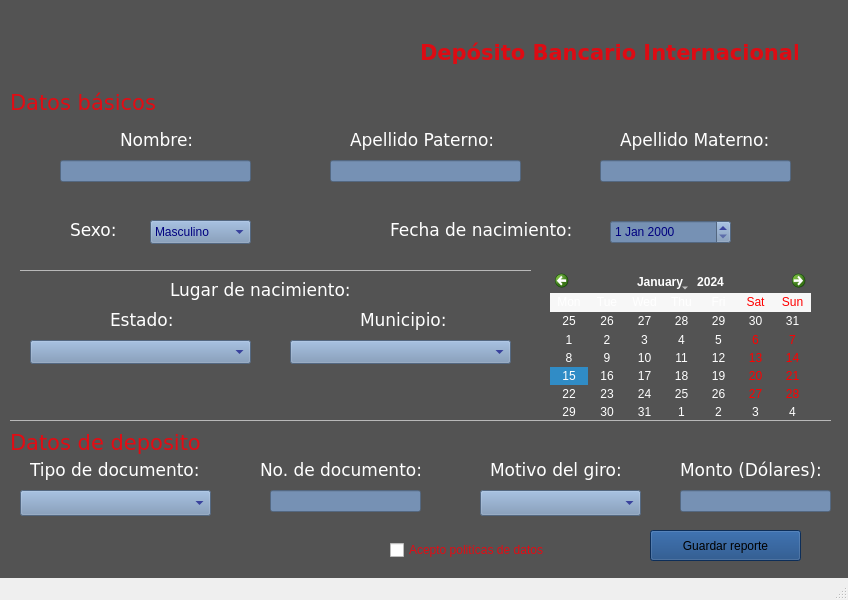
<?xml version="1.0" encoding="UTF-8"?>
<ui version="4.0">
 <class>MainWindow</class>
 <widget class="QMainWindow" name="MainWindow">
  <property name="geometry">
   <rect>
    <x>0</x>
    <y>0</y>
    <width>848</width>
    <height>600</height>
   </rect>
  </property>
  <property name="windowTitle">
   <string>MainWindow</string>
  </property>
  <property name="styleSheet">
   <string notr="true">QWidget#centralwidget{
background-color: rgb(255, 255, 255);
	background-color: rgb(83, 83, 83);
}</string>
  </property>
  <widget class="QWidget" name="centralwidget">
   <widget class="QLabel" name="label">
    <property name="geometry">
     <rect>
      <x>10</x>
      <y>10</y>
      <width>391</width>
      <height>61</height>
     </rect>
    </property>
    <property name="text">
     <string/>
    </property>
    <property name="pixmap">
     <pixmap>../../../Downloads/Citibanamex_logo.svg.png</pixmap>
    </property>
    <property name="scaledContents">
     <bool>true</bool>
    </property>
   </widget>
   <widget class="QLabel" name="label_6">
    <property name="geometry">
     <rect>
      <x>420</x>
      <y>40</y>
      <width>378</width>
      <height>25</height>
     </rect>
    </property>
    <property name="font">
     <font>
      <family>Verdana</family>
      <pointsize>16</pointsize>
      <bold>true</bold>
     </font>
    </property>
    <property name="styleSheet">
     <string notr="true">color: rgb(222, 11, 19);</string>
    </property>
    <property name="text">
     <string>Depósito Bancario Internacional</string>
    </property>
   </widget>
   <widget class="QLabel" name="label_2">
    <property name="geometry">
     <rect>
      <x>10</x>
      <y>90</y>
      <width>146</width>
      <height>25</height>
     </rect>
    </property>
    <property name="font">
     <font>
      <family>Verdana</family>
      <pointsize>16</pointsize>
      <italic>false</italic>
      <bold>false</bold>
     </font>
    </property>
    <property name="styleSheet">
     <string notr="true">color: rgb(227, 11, 19);
font: 16pt &quot;Verdana&quot;;</string>
    </property>
    <property name="text">
     <string>Datos básicos</string>
    </property>
   </widget>
   <widget class="QLabel" name="label_3">
    <property name="geometry">
     <rect>
      <x>120</x>
      <y>130</y>
      <width>76</width>
      <height>21</height>
     </rect>
    </property>
    <property name="font">
     <font>
      <family>Verdana</family>
      <pointsize>13</pointsize>
      <italic>false</italic>
      <bold>false</bold>
     </font>
    </property>
    <property name="styleSheet">
     <string notr="true">color: rgb(18, 65, 125);
color: rgb(255, 255, 255);
font: 13pt &quot;Verdana&quot;;
</string>
    </property>
    <property name="text">
     <string>Nombre:</string>
    </property>
   </widget>
   <widget class="QLineEdit" name="lineEdit_nombre">
    <property name="geometry">
     <rect>
      <x>60</x>
      <y>160</y>
      <width>191</width>
      <height>22</height>
     </rect>
    </property>
    <property name="font">
     <font>
      <pointsize>11</pointsize>
     </font>
    </property>
    <property name="styleSheet">
     <string notr="true">background-color: rgb(118, 145, 180);
color: rgb(0, 0, 127);</string>
    </property>
   </widget>
   <widget class="QLabel" name="label_4">
    <property name="geometry">
     <rect>
      <x>350</x>
      <y>130</y>
      <width>148</width>
      <height>21</height>
     </rect>
    </property>
    <property name="font">
     <font>
      <family>Verdana</family>
      <pointsize>13</pointsize>
      <italic>false</italic>
      <bold>false</bold>
     </font>
    </property>
    <property name="styleSheet">
     <string notr="true">color: rgb(18, 65, 125);
color: rgb(255, 255, 255);
font: 13pt &quot;Verdana&quot;;</string>
    </property>
    <property name="text">
     <string>Apellido Paterno:</string>
    </property>
   </widget>
   <widget class="QLineEdit" name="lineEdit_ap">
    <property name="geometry">
     <rect>
      <x>330</x>
      <y>160</y>
      <width>191</width>
      <height>22</height>
     </rect>
    </property>
    <property name="font">
     <font>
      <pointsize>11</pointsize>
     </font>
    </property>
    <property name="styleSheet">
     <string notr="true">background-color: rgb(118, 145, 180);
color: rgb(0, 0, 127);</string>
    </property>
   </widget>
   <widget class="QLabel" name="label_5">
    <property name="geometry">
     <rect>
      <x>620</x>
      <y>130</y>
      <width>152</width>
      <height>21</height>
     </rect>
    </property>
    <property name="font">
     <font>
      <family>Verdana</family>
      <pointsize>13</pointsize>
      <italic>false</italic>
      <bold>false</bold>
     </font>
    </property>
    <property name="styleSheet">
     <string notr="true">color: rgb(18, 65, 125);
font: 13pt &quot;Verdana&quot;;
color: rgb(255, 255, 255);</string>
    </property>
    <property name="text">
     <string>Apellido Materno:</string>
    </property>
   </widget>
   <widget class="QLineEdit" name="lineEdit_am">
    <property name="geometry">
     <rect>
      <x>600</x>
      <y>160</y>
      <width>191</width>
      <height>22</height>
     </rect>
    </property>
    <property name="font">
     <font>
      <pointsize>11</pointsize>
     </font>
    </property>
    <property name="styleSheet">
     <string notr="true">background-color: rgb(118, 145, 180);
color: rgb(0, 0, 127);</string>
    </property>
   </widget>
   <widget class="QLabel" name="label_7">
    <property name="geometry">
     <rect>
      <x>70</x>
      <y>220</y>
      <width>50</width>
      <height>21</height>
     </rect>
    </property>
    <property name="font">
     <font>
      <family>Verdana</family>
      <pointsize>13</pointsize>
      <italic>false</italic>
      <bold>false</bold>
     </font>
    </property>
    <property name="styleSheet">
     <string notr="true">color: rgb(18, 65, 125);
font: 13pt &quot;Verdana&quot;;
color: rgb(255, 255, 255);
</string>
    </property>
    <property name="text">
     <string>Sexo:</string>
    </property>
   </widget>
   <widget class="QComboBox" name="comboBox_6">
    <property name="geometry">
     <rect>
      <x>150</x>
      <y>220</y>
      <width>101</width>
      <height>24</height>
     </rect>
    </property>
    <property name="styleSheet">
     <string notr="true">background-color: rgb(118, 145, 180);
font: 11pt &quot;Verdana&quot;;
color: rgb(0, 0, 127);</string>
    </property>
    <item>
     <property name="text">
      <string>Masculino</string>
     </property>
    </item>
    <item>
     <property name="text">
      <string>Femenino</string>
     </property>
    </item>
   </widget>
   <widget class="QLabel" name="label_8">
    <property name="geometry">
     <rect>
      <x>390</x>
      <y>220</y>
      <width>186</width>
      <height>21</height>
     </rect>
    </property>
    <property name="font">
     <font>
      <family>Verdana</family>
      <pointsize>13</pointsize>
      <italic>false</italic>
      <bold>false</bold>
     </font>
    </property>
    <property name="styleSheet">
     <string notr="true">color: rgb(18, 65, 125);
font: 13pt &quot;Verdana&quot;;
color: rgb(255, 255, 255);
</string>
    </property>
    <property name="text">
     <string>Fecha de nacimiento:</string>
    </property>
   </widget>
   <widget class="QDateEdit" name="dateEdit_fn">
    <property name="geometry">
     <rect>
      <x>610</x>
      <y>220</y>
      <width>121</width>
      <height>24</height>
     </rect>
    </property>
    <property name="styleSheet">
     <string notr="true">background-color: rgb(118, 145, 180);

font: 10pt &quot;Verdana&quot;;
color: rgb(0, 0, 127);</string>
    </property>
    <property name="wrapping">
     <bool>false</bool>
    </property>
    <property name="frame">
     <bool>true</bool>
    </property>
    <property name="readOnly">
     <bool>false</bool>
    </property>
    <property name="buttonSymbols">
     <enum>QAbstractSpinBox::ButtonSymbols::UpDownArrows</enum>
    </property>
    <property name="showGroupSeparator" stdset="0">
     <bool>false</bool>
    </property>
    <property name="calendarPopup">
     <bool>false</bool>
    </property>
   </widget>
   <widget class="QCalendarWidget" name="calendarioW">
    <property name="geometry">
     <rect>
      <x>550</x>
      <y>270</y>
      <width>261</width>
      <height>151</height>
     </rect>
    </property>
    <property name="styleSheet">
     <string notr="true">background-color: rgb(255, 255, 255);
font: 10pt &quot;Verdana&quot;;
color: rgb(0, 0, 127);
background-color: rgb(83, 83, 83);
color: rgb(255, 255, 255);</string>
    </property>
    <property name="gridVisible">
     <bool>false</bool>
    </property>
    <property name="horizontalHeaderFormat">
     <enum>QCalendarWidget::HorizontalHeaderFormat::ShortDayNames</enum>
    </property>
    <property name="verticalHeaderFormat">
     <enum>QCalendarWidget::VerticalHeaderFormat::NoVerticalHeader</enum>
    </property>
    <property name="navigationBarVisible">
     <bool>true</bool>
    </property>
    <property name="dateEditEnabled">
     <bool>true</bool>
    </property>
   </widget>
   <widget class="QFrame" name="frame">
    <property name="geometry">
     <rect>
      <x>20</x>
      <y>260</y>
      <width>511</width>
      <height>20</height>
     </rect>
    </property>
    <property name="frameShape">
     <enum>QFrame::Shape::HLine</enum>
    </property>
    <property name="frameShadow">
     <enum>QFrame::Shadow::Sunken</enum>
    </property>
    <property name="lineWidth">
     <number>0</number>
    </property>
    <property name="midLineWidth">
     <number>1</number>
    </property>
   </widget>
   <widget class="QLabel" name="label_9">
    <property name="geometry">
     <rect>
      <x>170</x>
      <y>280</y>
      <width>185</width>
      <height>21</height>
     </rect>
    </property>
    <property name="font">
     <font>
      <family>Verdana</family>
      <pointsize>13</pointsize>
      <italic>false</italic>
      <bold>false</bold>
     </font>
    </property>
    <property name="styleSheet">
     <string notr="true">color: rgb(18, 65, 125);
font: 13pt &quot;Verdana&quot;;
color: rgb(255, 255, 255);</string>
    </property>
    <property name="text">
     <string>Lugar de nacimiento:</string>
    </property>
   </widget>
   <widget class="QLabel" name="label_10">
    <property name="geometry">
     <rect>
      <x>110</x>
      <y>310</y>
      <width>66</width>
      <height>21</height>
     </rect>
    </property>
    <property name="font">
     <font>
      <family>Verdana</family>
      <pointsize>13</pointsize>
      <italic>false</italic>
      <bold>false</bold>
     </font>
    </property>
    <property name="styleSheet">
     <string notr="true">color: rgb(18, 65, 125);
font: 13pt &quot;Verdana&quot;;
color: rgb(255, 255, 255);
</string>
    </property>
    <property name="text">
     <string>Estado:</string>
    </property>
   </widget>
   <widget class="QLabel" name="label_11">
    <property name="geometry">
     <rect>
      <x>360</x>
      <y>310</y>
      <width>89</width>
      <height>21</height>
     </rect>
    </property>
    <property name="font">
     <font>
      <family>Verdana</family>
      <pointsize>13</pointsize>
      <italic>false</italic>
      <bold>false</bold>
     </font>
    </property>
    <property name="styleSheet">
     <string notr="true">color: rgb(18, 65, 125);
font: 13pt &quot;Verdana&quot;;
color: rgb(255, 255, 255);
</string>
    </property>
    <property name="text">
     <string>Municipio:</string>
    </property>
   </widget>
   <widget class="QComboBox" name="cB_Estados">
    <property name="geometry">
     <rect>
      <x>30</x>
      <y>340</y>
      <width>221</width>
      <height>24</height>
     </rect>
    </property>
    <property name="styleSheet">
     <string notr="true">background-color: rgb(118, 145, 180);
font: 11pt &quot;Verdana&quot;;
color: rgb(0, 0, 127);</string>
    </property>
   </widget>
   <widget class="QComboBox" name="cB_Municipios">
    <property name="geometry">
     <rect>
      <x>290</x>
      <y>340</y>
      <width>221</width>
      <height>24</height>
     </rect>
    </property>
    <property name="styleSheet">
     <string notr="true">background-color: rgb(118, 145, 180);
font: 11pt &quot;Verdana&quot;;
color: rgb(0, 0, 127);</string>
    </property>
   </widget>
   <widget class="QFrame" name="frame_2">
    <property name="geometry">
     <rect>
      <x>10</x>
      <y>410</y>
      <width>821</width>
      <height>20</height>
     </rect>
    </property>
    <property name="frameShape">
     <enum>QFrame::Shape::HLine</enum>
    </property>
    <property name="frameShadow">
     <enum>QFrame::Shadow::Sunken</enum>
    </property>
    <property name="lineWidth">
     <number>0</number>
    </property>
    <property name="midLineWidth">
     <number>1</number>
    </property>
   </widget>
   <widget class="QLabel" name="label_12">
    <property name="geometry">
     <rect>
      <x>10</x>
      <y>430</y>
      <width>191</width>
      <height>25</height>
     </rect>
    </property>
    <property name="font">
     <font>
      <family>Verdana</family>
      <pointsize>16</pointsize>
      <italic>false</italic>
      <bold>false</bold>
     </font>
    </property>
    <property name="styleSheet">
     <string notr="true">color: rgb(227, 11, 19);
font: 16pt &quot;Verdana&quot;;</string>
    </property>
    <property name="text">
     <string>Datos de deposito</string>
    </property>
   </widget>
   <widget class="QLabel" name="label_13">
    <property name="geometry">
     <rect>
      <x>30</x>
      <y>460</y>
      <width>174</width>
      <height>21</height>
     </rect>
    </property>
    <property name="font">
     <font>
      <family>Verdana</family>
      <pointsize>13</pointsize>
      <italic>false</italic>
      <bold>false</bold>
     </font>
    </property>
    <property name="styleSheet">
     <string notr="true">color: rgb(18, 65, 125);
font: 13pt &quot;Verdana&quot;;
color: rgb(255, 255, 255);
</string>
    </property>
    <property name="text">
     <string>Tipo de documento:</string>
    </property>
   </widget>
   <widget class="QComboBox" name="cBTipoDoc">
    <property name="geometry">
     <rect>
      <x>20</x>
      <y>490</y>
      <width>191</width>
      <height>26</height>
     </rect>
    </property>
    <property name="styleSheet">
     <string notr="true">background-color: rgb(118, 145, 180);
font: 11pt &quot;Verdana&quot;;
color: rgb(0, 0, 127);</string>
    </property>
    <property name="currentText">
     <string/>
    </property>
   </widget>
   <widget class="QLabel" name="label_14">
    <property name="geometry">
     <rect>
      <x>260</x>
      <y>460</y>
      <width>166</width>
      <height>21</height>
     </rect>
    </property>
    <property name="font">
     <font>
      <family>Verdana</family>
      <pointsize>13</pointsize>
      <italic>false</italic>
      <bold>false</bold>
     </font>
    </property>
    <property name="styleSheet">
     <string notr="true">color: rgb(18, 65, 125);
font: 13pt &quot;Verdana&quot;;
color: rgb(255, 255, 255);
</string>
    </property>
    <property name="text">
     <string>No. de documento:</string>
    </property>
   </widget>
   <widget class="QLineEdit" name="linEdNumDoc">
    <property name="geometry">
     <rect>
      <x>270</x>
      <y>490</y>
      <width>151</width>
      <height>22</height>
     </rect>
    </property>
    <property name="font">
     <font>
      <pointsize>11</pointsize>
     </font>
    </property>
    <property name="styleSheet">
     <string notr="true">background-color: rgb(118, 145, 180);
color: rgb(0, 0, 127);</string>
    </property>
   </widget>
   <widget class="QLabel" name="label_15">
    <property name="geometry">
     <rect>
      <x>490</x>
      <y>460</y>
      <width>135</width>
      <height>21</height>
     </rect>
    </property>
    <property name="font">
     <font>
      <family>Verdana</family>
      <pointsize>13</pointsize>
      <italic>false</italic>
      <bold>false</bold>
     </font>
    </property>
    <property name="styleSheet">
     <string notr="true">color: rgb(18, 65, 125);
font: 13pt &quot;Verdana&quot;;
color: rgb(255, 255, 255);
</string>
    </property>
    <property name="text">
     <string>Motivo del giro:</string>
    </property>
   </widget>
   <widget class="QComboBox" name="cBMotivoGiro">
    <property name="geometry">
     <rect>
      <x>480</x>
      <y>490</y>
      <width>161</width>
      <height>26</height>
     </rect>
    </property>
    <property name="styleSheet">
     <string notr="true">background-color: rgb(118, 145, 180);
font: 11pt &quot;Verdana&quot;;
color: rgb(0, 0, 127);</string>
    </property>
    <property name="currentText">
     <string/>
    </property>
   </widget>
   <widget class="QLabel" name="label_16">
    <property name="geometry">
     <rect>
      <x>680</x>
      <y>460</y>
      <width>146</width>
      <height>21</height>
     </rect>
    </property>
    <property name="font">
     <font>
      <family>Verdana</family>
      <pointsize>13</pointsize>
      <italic>false</italic>
      <bold>false</bold>
     </font>
    </property>
    <property name="styleSheet">
     <string notr="true">color: rgb(18, 65, 125);
font: 13pt &quot;Verdana&quot;;
color: rgb(255, 255, 255);
</string>
    </property>
    <property name="text">
     <string>Monto (Dólares):</string>
    </property>
   </widget>
   <widget class="QLineEdit" name="lineEdit_monto">
    <property name="geometry">
     <rect>
      <x>680</x>
      <y>490</y>
      <width>151</width>
      <height>22</height>
     </rect>
    </property>
    <property name="font">
     <font>
      <pointsize>11</pointsize>
     </font>
    </property>
    <property name="styleSheet">
     <string notr="true">background-color: rgb(118, 145, 180);
color: rgb(0, 0, 127);</string>
    </property>
   </widget>
   <widget class="QCheckBox" name="checkBox">
    <property name="geometry">
     <rect>
      <x>390</x>
      <y>540</y>
      <width>195</width>
      <height>20</height>
     </rect>
    </property>
    <property name="styleSheet">
     <string notr="true">color: rgb(227, 11, 19);
font: 10pt &quot;Verdana&quot;;</string>
    </property>
    <property name="text">
     <string>Acepto politícas de datos</string>
    </property>
   </widget>
   <widget class="QPushButton" name="PB2">
    <property name="geometry">
     <rect>
      <x>650</x>
      <y>530</y>
      <width>151</width>
      <height>31</height>
     </rect>
    </property>
    <property name="styleSheet">
     <string notr="true">background-color: rgb(18, 65, 125);
font: 10pt &quot;Verdana&quot;;</string>
    </property>
    <property name="text">
     <string>Guardar reporte</string>
    </property>
   </widget>
   <widget class="QLabel" name="label_17">
    <property name="geometry">
     <rect>
      <x>60</x>
      <y>30</y>
      <width>281</width>
      <height>41</height>
     </rect>
    </property>
    <property name="text">
     <string/>
    </property>
    <property name="pixmap">
     <pixmap>../../Topicos/.venv/Lib/site-packages/PySide6/interfaces/logocitibanamex-removebg-preview.png</pixmap>
    </property>
    <property name="scaledContents">
     <bool>true</bool>
    </property>
   </widget>
  </widget>
  <widget class="QStatusBar" name="statusbar"/>
 </widget>
 <resources/>
 <connections>
  <connection>
   <sender>dateEdit_fn</sender>
   <signal>dateChanged(QDate)</signal>
   <receiver>calendarioW</receiver>
   <slot>setSelectedDate(QDate)</slot>
   <hints>
    <hint type="sourcelabel">
     <x>636</x>
     <y>271</y>
    </hint>
    <hint type="destinationlabel">
     <x>639</x>
     <y>304</y>
    </hint>
   </hints>
  </connection>
  <connection>
   <sender>calendarioW</sender>
   <signal>clicked(QDate)</signal>
   <receiver>dateEdit_fn</receiver>
   <slot>setDate(QDate)</slot>
   <hints>
    <hint type="sourcelabel">
     <x>698</x>
     <y>315</y>
    </hint>
    <hint type="destinationlabel">
     <x>696</x>
     <y>257</y>
    </hint>
   </hints>
  </connection>
 </connections>
</ui>
